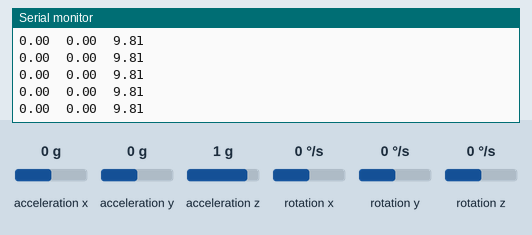
Simulated run of this sketch. Board: ESP32. Shown: the last lines printed to the serial monitor. Wiring (inferred from the names in the program): MPU-6050 motion sensor at I2C address 0x68. The inputs (shaded band) are chosen by the test bench; at power-on: acceleration x 0 g, acceleration y 0 g, acceleration z 1 g, rotation x 0 °/s, rotation y 0 °/s, rotation z 0 °/s. WiFi joins after 1.5 s; servers stay silent unless stated; no MQTT or app messages arrive unless stated.

Above: at 2.7 s.
2.8 s: acceleration x set to -1.4 g
At 3.22 s:
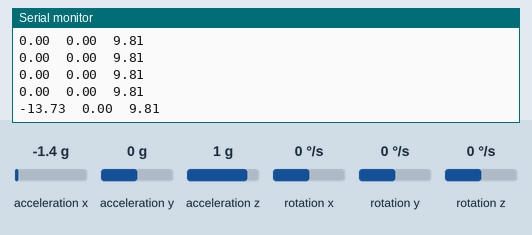
4.3 s: acceleration y set to -1.4 g
At 4.3 s:
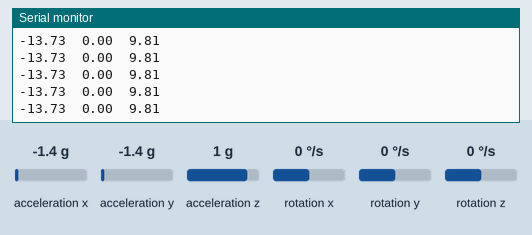
5.8 s: acceleration z set to -1.4 g
At 5.84 s:
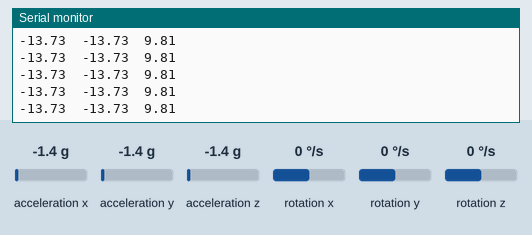
Timing chart, 0 to 8.8 s (numbered marks = the images above; inputs shaded):
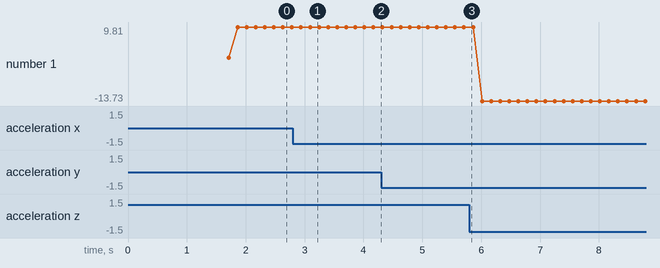

The sketch:

esp32_MPU_MQTT_hub.ino
```cpp
#include "Wire.h"

#include "math.h"

#include "Adafruit_MQTT.h"
#include "Adafruit_MQTT_Client.h"
#include <WiFi.h>


/*--------------------------MPU 6050---------------------------------*/
// La dirección del MPU6050 puede ser 0x68 o 0x69, dependiendo
// del estado de AD0. Si no se especifica, 0x68 estará implicito
//MPU6050 sensor_ang;
// Valores RAW (sin procesar) del acelerometro y giroscopio en los ejes x,y,z
#define SDA 4
#define SCL 15
const int MPU_addr=0x68; // I2C address of the MPU-6050

int16_t ax, ay, az;
int16_t gx, gy, gz, Tmp;
double ax_d, ay_d, az_d;
double  ang_x, ang_y;
float ang_x_prev, ang_y_prev;
long tiempo_prev;
float dt;
int d_max;
float accel_ang_y,accel_ang_x;

//comment the next line in if you like to publish voltage instead of light. It's an command line option.
//#define PUBLISH_VOLTAGE

#define WLAN_SSID   "xxxxxxxxxxxxx"
#define WLAN_PASS   "xxxxxxxxxxxxx"

//MQTT broker settings https://proyectoinfo.mybluemix.net
#define HOST        "192.168.xxxx.xxxx"
//#define HOST        "https://proyectoinfo.mybluemix.net/red"
#define PORT        1883
#define USERNAME    "xxxxxxxxx"
#define PASSWORD    "xxxxxxxxxxxx"

//time out loop count
const int timeout = 200;

WiFiClient client;
Adafruit_MQTT_Client mqtt(&client, HOST, PORT, USERNAME, PASSWORD);
Adafruit_MQTT_Publish acelera_x = Adafruit_MQTT_Publish(&mqtt, "acelerometro/ax");
Adafruit_MQTT_Publish acelera_y = Adafruit_MQTT_Publish(&mqtt, "acelerometro/ay");
Adafruit_MQTT_Publish acelera_z = Adafruit_MQTT_Publish(&mqtt, "acelerometro/az");

void MQTT_connect();
void init_MPU_sensor();
void MPU_sensor();

void setup() {
  delay(1);
  WiFi.mode(WIFI_STA);
  Serial.begin(115200);
  Serial.print("Connecting to ");
  Serial.println(WLAN_SSID);

  WiFi.begin(WLAN_SSID, WLAN_PASS);
  int i = 0;
  for (; i < timeout; i++)
  {
    if(WiFi.status() == WL_CONNECTED) break;
    delay(100);
    Serial.print(".");
  }
  if(i == timeout)
    Serial.println("No Conectado");

  Serial.println("IP address: "); Serial.println(WiFi.localIP());

  MQTT_connect();
  init_MPU_sensor();
}


void loop()
{
  delay(150);/*
  int x = random(-10,10);
  int y = random(-10,10);
  int z = random(-10,10);*/

  acelera_x.publish(ax_d);
  delay(1);
  acelera_y.publish(ay_d);
  delay(1);
  acelera_z.publish(az_d);

  Serial.print(ax_d); Serial.print("\t");Serial.print(ay_d); Serial.print("\t");Serial.print(az_d); Serial.println("\t");
  MPU_sensor();

}

void MQTT_connect() {
  int8_t ret;
  if (mqtt.connected()) {
    return;
  }

  Serial.print("Connecting to MQTT... ");
  uint8_t retries = 10;
  while ((ret = mqtt.connect()) != 0) { // connect will return 0 for connected
       Serial.println(mqtt.connectErrorString(ret));
       Serial.println("Retrying MQTT connection in 1 second...");
       mqtt.disconnect();
       delay(1000);
       retries--;
       if (retries == 0)
         Serial.println("No Conectado");
  }
  Serial.println("MQTT Connected!");
}

void init_MPU_sensor(){
  Wire.begin(SDA, SCL);
  Wire.beginTransmission(MPU_addr);
  Wire.write(0x6B); // PWR_MGMT_1 register
  Wire.write(0); // set to zero (wakes up the MPU-6050)
  Wire.endTransmission(true);
}

void MPU_sensor(){
  /* Leer las aceleraciones y velocidades angulares
  sensor_ang.getAcceleration(&ax, &ay, &az);
  sensor_ang.getRotation(&gx, &gy, &gz);
  // Correxion de Offsets*/
  Wire.beginTransmission(MPU_addr);
  Wire.write(0x3B); // starting with register 0x3B (ACCEL_XOUT_H)
  Wire.endTransmission(false);
  Wire.requestFrom(MPU_addr,14,true); // request a total of 14 registers
  ax=Wire.read()<<8|Wire.read(); // 0x3B (ACCEL_XOUT_H) & 0x3C (ACCEL_XOUT_L)
  ay=Wire.read()<<8|Wire.read(); // 0x3D (ACCEL_YOUT_H) & 0x3E (ACCEL_YOUT_L)
  az=Wire.read()<<8|Wire.read(); // 0x3F (ACCEL_ZOUT_H) & 0x40 (ACCEL_ZOUT_L)
  Tmp=Wire.read()<<8|Wire.read(); // 0x41 (TEMP_OUT_H) & 0x42 (TEMP_OUT_L)
  gx=Wire.read()<<8|Wire.read(); // 0x43 (GYRO_XOUT_H) & 0x44 (GYRO_XOUT_L)
  gy=Wire.read()<<8|Wire.read(); // 0x45 (GYRO_YOUT_H) & 0x46 (GYRO_YOUT_L)
  gz=Wire.read()<<8|Wire.read(); // 0x47 (GYRO_ZOUT_H) & 0x48 (GYRO_ZOUT_L)

  az_d = az * (9.81/16384.0);
  ay_d = ay * (9.81/16384.0);
  ax_d = ax * (9.81/16384.0);
}
```

Measured:
- after the input at 2.8 s, the serial monitor: prints a new line after 0.29 s (image 1)
